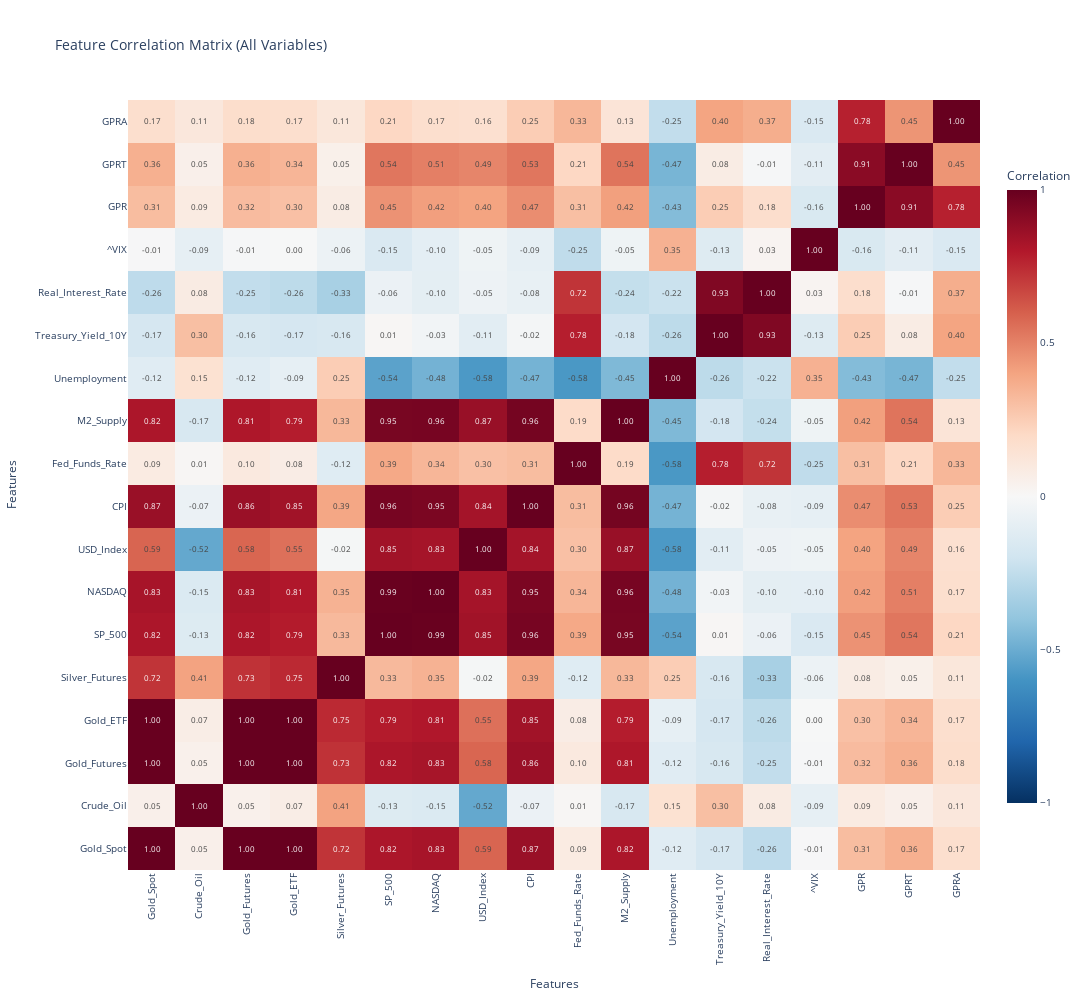

Here is the notebook cell this chart was saved with:
### Code cell
# 7. Full Feature Correlation Matrix
corr_matrix = combined.corr()

fig = go.Figure(data=go.Heatmap(
    z=corr_matrix.values,
    x=corr_matrix.columns,
    y=corr_matrix.columns,
    colorscale='RdBu_r',
    zmid=0,
    text=corr_matrix.values,
    texttemplate='%{text:.2f}',
    textfont={"size": 8},
    colorbar=dict(title="Correlation", len=0.85)
))

fig.update_layout(
    title="Feature Correlation Matrix (All Variables)",
    width=1100,
    height=1000,
    xaxis_title="Features",
    yaxis_title="Features",
    font=dict(size=10),
    template='plotly_white',
    xaxis_tickangle=-90
)

fig.show()

fig.write_image(RESULT_DIR / "correlation_heatmap.png", width=1100, height=1000, scale=2)

### Figure 1 — Plotly figure (JSON) as saved in the notebook; plotly's stock layout.template omitted (floating-point values rounded to 4 significant figures; data arrays with more than 128 entries replaced by an {"elided": "..."} marker saying what was removed)
{"data": [{"colorbar": {"len": 0.85, "title": {"text": "Correlation"}}, "colorscale": [[0, "rgb(5,48,97)"], [0.1, "rgb(33,102,172)"], [0.2, "rgb(67,147,195)"], [0.3, "rgb(146,197,222)"], [0.4, "rgb(209,229,240)"], [0.5, "rgb(247,247,247)"], [0.6, "rgb(253,219,199)"], [0.7, "rgb(244,165,130)"], [0.8, "rgb(214,96,77)"], [0.9, "rgb(178,24,43)"], [1, "rgb(103,0,31)"]], "text": {"elided": "18x18 float values"}, "textfont": {"size": 8}, "texttemplate": "%{text:.2f}", "type": "heatmap", "x": ["Gold_Spot", "Crude_Oil", "Gold_Futures", "Gold_ETF", "Silver_Futures", "SP_500", "NASDAQ", "USD_Index", "CPI", "Fed_Funds_Rate", "M2_Supply", "Unemployment", "Treasury_Yield_10Y", "Real_Interest_Rate", "^VIX", "GPR", "GPRT", "GPRA"], "y": ["Gold_Spot", "Crude_Oil", "Gold_Futures", "Gold_ETF", "Silver_Futures", "SP_500", "NASDAQ", "USD_Index", "CPI", "Fed_Funds_Rate", "M2_Supply", "Unemployment", "Treasury_Yield_10Y", "Real_Interest_Rate", "^VIX", "GPR", "GPRT", "GPRA"], "z": {"elided": "18x18 float values"}, "zmid": 0}], "layout": {"font": {"size": 10}, "height": 1000, "title": {"text": "Feature Correlation Matrix (All Variables)"}, "width": 1100, "xaxis": {"tickangle": -90, "title": {"text": "Features"}}, "yaxis": {"title": {"text": "Features"}}}}
